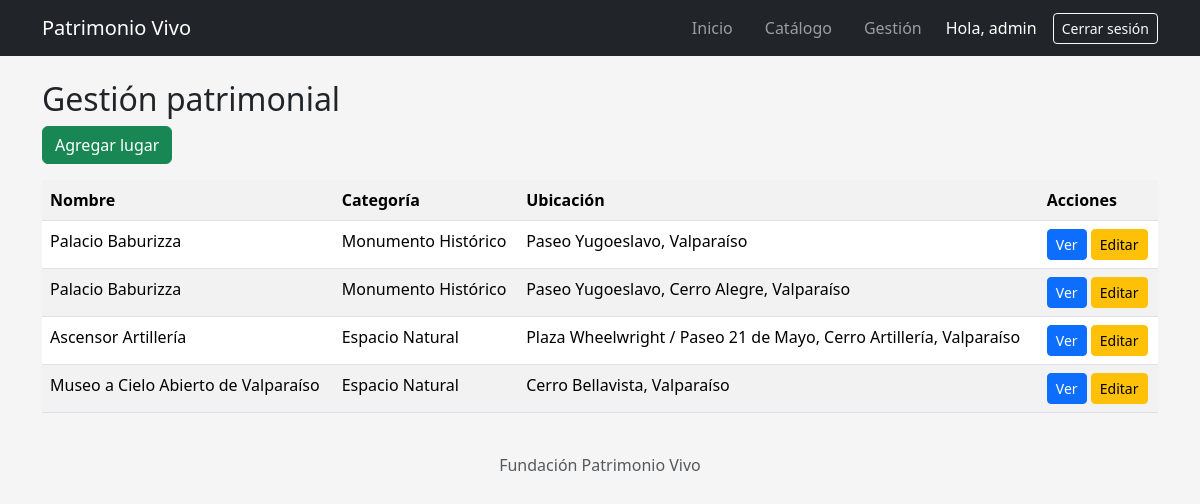
The page /gestion/ (signed in) on the database its author committed.
### catalogo/models.py (models this page shows, shortened)
class LugarPatrimonial(models.Model):
    nombre = models.CharField(max_length=150)
    descripcion = models.TextField()
    ubicacion = models.CharField(max_length=200)
    anio_construccion = models.IntegerField()
    imagen = models.URLField()
    categoria = models.ForeignKey(Categoria, on_delete=models.CASCADE)

class Categoria(models.Model):
    nombre = models.CharField(max_length=100)
    descripcion = models.TextField()

### catalogo/views.py (the view)
# urls.py: path('gestion/', views.gestion, name='gestion'),
@login_required
def gestion(request):
    lugares = LugarPatrimonial.objects.all()
    return render(request, 'catalogo/gestion.html', {'lugares': lugares})

### templates/catalogo/gestion.html
{% extends 'base.html' %}
{% block content %}
<h2>Gestión patrimonial</h2>
{% if perms.catalogo.add_lugarpatrimonial %}
    <a href="{% url 'agregar_lugar' %}" class="btn btn-success mb-3">Agregar lugar</a>
{% else %}
    <p class="text-muted">No tienes permisos para agregar o modificar lugares.</p>
{% endif %}
<table class="table table-striped">
    <tr>
        <th>Nombre</th>
        <th>Categoría</th>
        <th>Ubicación</th>
        <th>Acciones</th>
    </tr>
    {% for lugar in lugares %}
    <tr>
        <td>{{ lugar.nombre }}</td>
        <td>{{ lugar.categoria.nombre }}</td>
        <td>{{ lugar.ubicacion }}</td>
        <td>
            <a href="{% url 'detalle' lugar.id %}" class="btn btn-primary btn-sm">Ver</a>
            {% if perms.catalogo.change_lugarpatrimonial %}
                <a href="{% url 'editar_lugar' lugar.id %}" class="btn btn-warning btn-sm">Editar</a>
            {% endif %}
        </td>
    </tr>
    {% endfor %}
</table>
{% endblock %}

### templates/base.html (shortened to what this page needs)
{% load static %}
<!DOCTYPE html>
<html lang="es">
<head>
    <link href="https://cdn.jsdelivr.net/npm/bootstrap@5.3.3/dist/css/bootstrap.min.css" rel="stylesheet">
    <link rel="stylesheet" href="{% static 'css/style.css' %}">
</head>
<body>
    <nav class="navbar navbar-expand-lg navbar-dark bg-dark">
        <div class="container">
            <a class="navbar-brand" href="{% url 'home' %}">Patrimonio Vivo</a>
            <ul class="navbar-nav ms-auto flex-row gap-3 align-items-center">
                <li class="nav-item"><a class="nav-link" href="{% url 'home' %}">Inicio</a></li>
                <li class="nav-item"><a class="nav-link" href="{% url 'catalogo' %}">Catálogo</a></li>
                {% if user.is_authenticated %}
                    <li class="nav-item"><a class="nav-link" href="{% url 'gestion' %}">Gestión</a></li>
                    <li class="nav-item text-white">Hola, {{ user.username }}</li>
                    <li class="nav-item">
                        <form method="post" action="{% url 'logout' %}">
                            <button class="btn btn-outline-light btn-sm">Cerrar sesión</button>
                        </form>
                    </li>
                {% else %}
                    <li class="nav-item"><a class="nav-link" href="{% url 'login' %}">Iniciar sesión</a></li>
                {% endif %}
            </ul>
        </div>
    </nav>
    <div class="container my-4">
        {% block content %}{% endblock %}
    </div>
    <footer class="text-center text-muted py-3">
        Fundación Patrimonio Vivo
    </footer>
</body>
</html>

### static/css/style.css (style rules this page uses)
body { background-color: #f5f5f5; }

### rows shown on the page
LugarPatrimonial: nombre "Palacio Baburizza", categoria.nombre "Monumento Histórico", ubicacion "Paseo Yugoeslavo, Valparaíso"
LugarPatrimonial: nombre "Palacio Baburizza", categoria.nombre "Monumento Histórico", ubicacion "Paseo Yugoeslavo, Cerro Alegre, Valparaíso"
LugarPatrimonial: nombre "Ascensor Artillería", categoria.nombre "Espacio Natural", ubicacion "Plaza Wheelwright / Paseo 21 de Mayo, Cerro Artillería, Valparaíso"
LugarPatrimonial: nombre "Museo a Cielo Abierto de Valparaíso", categoria.nombre "Espacio Natural", ubicacion "Cerro Bellavista, Valparaíso"

### other values the page prints
{{ user.username }} "admin"
